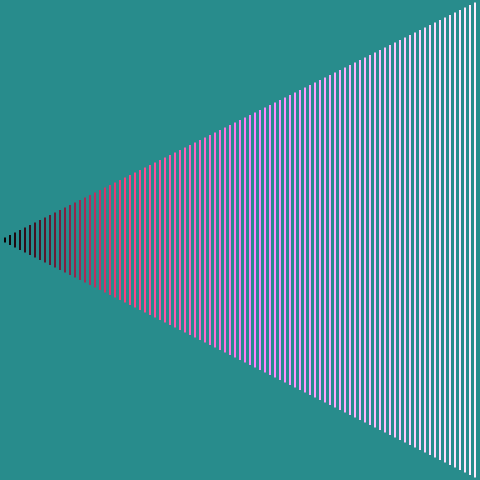
Frame 1 (no input)
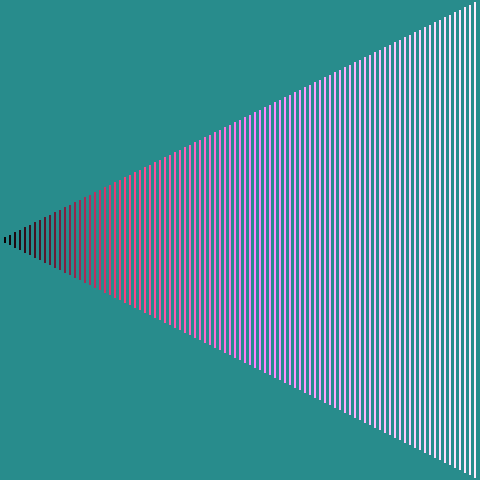
Frame 60 (the mouse pressed at the canvas centre just before this capture)
Frame 120 (the mouse held since frame 60 and released just before this capture): identical to frame 60, image omitted

The Processing sketch that drew these frames (run headless with seeded random() and noise(); from frame 60 on, the mouse is pressed at the canvas centre):

// Processing sketch: processing_132033
// ── processing_132033.pde

// For Loop

void setup() {
  size(480, 480);
  smooth();
  noStroke();
  rectMode(CENTER);
  background(40, 140, 140);
}


void draw() {

  for (int i = 5; i < width; i += 5) {
    fill(i*2,i/2,i);
    rect(i, height/2, 2, i);
  }
}
